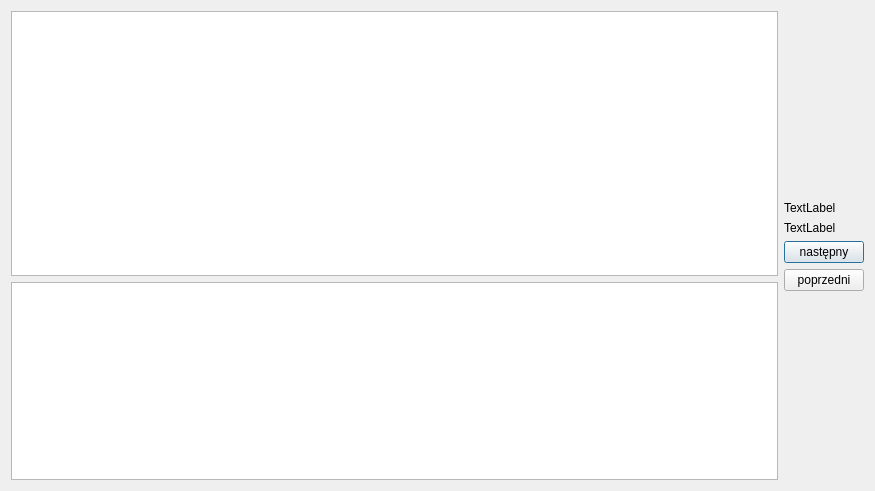
<?xml version="1.0" encoding="UTF-8"?>
<ui version="4.0">
 <class>dialog_historia</class>
 <widget class="QDialog" name="dialog_historia">
  <property name="geometry">
   <rect>
    <x>0</x>
    <y>0</y>
    <width>875</width>
    <height>491</height>
   </rect>
  </property>
  <property name="windowTitle">
   <string>Dialog</string>
  </property>
  <layout class="QHBoxLayout" name="horizontalLayout_5">
   <item>
    <layout class="QHBoxLayout" name="horizontalLayout_4">
     <item>
      <layout class="QVBoxLayout" name="verticalLayout" stretch="4,3">
       <item>
        <widget class="QTextBrowser" name="textBrowser_aktualne"/>
       </item>
       <item>
        <widget class="QTextBrowser" name="textBrowser_usuniete"/>
       </item>
      </layout>
     </item>
     <item>
      <layout class="QVBoxLayout" name="verticalLayout_2">
       <item>
        <spacer name="verticalSpacer">
         <property name="orientation">
          <enum>Qt::Vertical</enum>
         </property>
         <property name="sizeHint" stdset="0">
          <size>
           <width>20</width>
           <height>40</height>
          </size>
         </property>
        </spacer>
       </item>
       <item>
        <widget class="QLabel" name="label_przedmiot">
         <property name="text">
          <string>TextLabel</string>
         </property>
        </widget>
       </item>
       <item>
        <widget class="QLabel" name="label_blok">
         <property name="text">
          <string>TextLabel</string>
         </property>
        </widget>
       </item>
       <item>
        <widget class="QPushButton" name="pushButton_nastepny">
         <property name="text">
          <string>następny</string>
         </property>
        </widget>
       </item>
       <item>
        <widget class="QPushButton" name="pushButton_poprzedni">
         <property name="text">
          <string>poprzedni</string>
         </property>
        </widget>
       </item>
       <item>
        <spacer name="verticalSpacer_2">
         <property name="orientation">
          <enum>Qt::Vertical</enum>
         </property>
         <property name="sizeHint" stdset="0">
          <size>
           <width>20</width>
           <height>40</height>
          </size>
         </property>
        </spacer>
       </item>
      </layout>
     </item>
    </layout>
   </item>
  </layout>
 </widget>
 <resources/>
 <connections/>
</ui>
